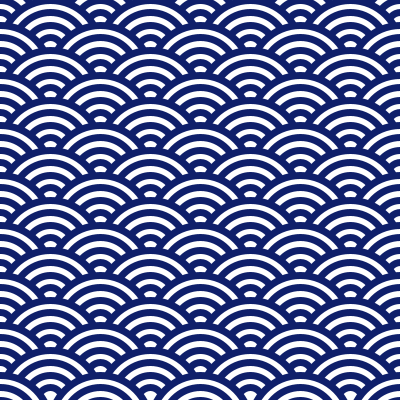
Frame 1 (no input)
Frame 60 (the mouse pressed at the canvas centre just before this capture): identical to frame 1, image omitted
Frame 120 (the mouse held since frame 60 and released just before this capture): identical to frame 1, image omitted

The Processing sketch that drew this single still picture (run headless with seeded random() and noise(); from frame 60 on, the mouse is pressed at the canvas centre):

// Processing sketch: sketch_130113
// ── sketch_130113.pde
/*
  author:chimanaco
 
 inspired:
 http://www.ikiya.jp/crest/download.html
 http://www.jalpurmillersonline.com/shop/2-boxed-mixes-a-masalas/140-jalpur-tea-masala
 
 */

// pattern
int radius = 100;
int lineNumber = 4;
int lineWeight = 7;
int lineColor = color(15, 31, 106, 255);

/*
  setup
 */
void setup() {
  size(400, 400);
  colorMode(RGB);
  smooth();
}

/*
  loop
 */
void draw() {
  background(255);

  stroke(lineColor);
  strokeWeight(lineWeight);

  int col = ceil(height / radius * 4) + 2;  // tate
  int row = ceil(width / radius) + 1; // yoko  

  for (int i = 0; i < col; i++) {
    for (int j = 0; j < row; j++) {
      float xPos; 
      if (i%2 == 1) xPos = radius * j;
      else xPos = radius * j + radius /2 ;
      createPattern(xPos, radius / 4 * i);
    }
  }
}

/*
  pattern
 */
void createPattern(float xPos, float yPos) {  
  for (int i = 0; i < lineNumber; i++) {
    float r = radius - radius / lineNumber * i;
    ellipse(xPos, yPos, r, r);
  }
}
